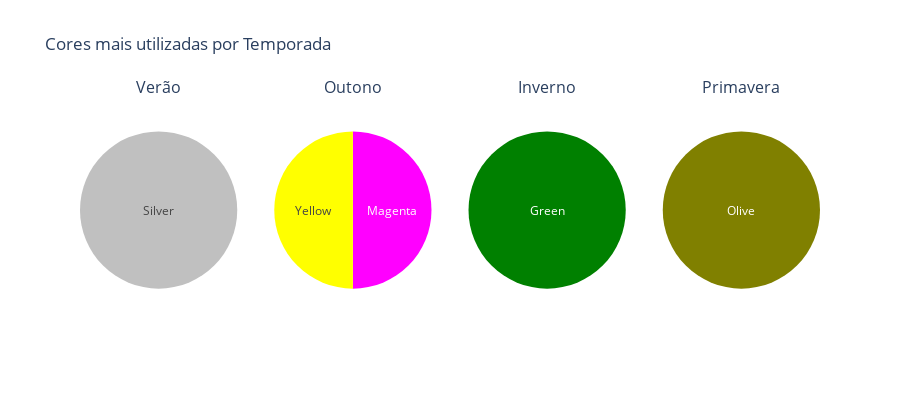

The notebook cell saved with this chart:
### Code cell
import pandas as pd
import plotly.express as px
import plotly.subplots as sp
import plotly.graph_objects as go

# Carregar a base de dados
# df = pd.read_csv("seu_arquivo.csv")

# Contar a frequência de cada cor por temporada
df_colors = df.groupby(["Temporada", "Cor"]).size().reset_index(name="Contagem")

# Encontrar a(s) cor(es) mais usada(s) por temporada
max_counts = df_colors.groupby("Temporada")["Contagem"].transform(max)
df_top_colors = df_colors[df_colors["Contagem"] == max_counts]

# Ordem personalizada das estações
estacoes_ordem = ["Verão", "Outono", "Inverno", "Primavera"]

# Criar um subplot com 1 linha e várias colunas (uma para cada temporada)
fig = sp.make_subplots(
    rows=1, cols=4,  # Uma linha com 4 gráficos
    subplot_titles=estacoes_ordem,
    specs=[[{'type': 'pie'}, {'type': 'pie'}, {'type': 'pie'}, {'type': 'pie'}]]  # Gráficos de pizza
)

# Iterar pelas estações e adicionar gráficos de pizza
for i, estacao in enumerate(estacoes_ordem):
    # Filtrar dados para a estação específica
    df_estacao = df_top_colors[df_top_colors["Temporada"] == estacao]
    
    # Criar o gráfico de pizza para a estação
    fig.add_trace(
        go.Pie(
            labels=df_estacao["Cor"], 
            values=df_estacao["Contagem"],
            name=estacao,
            # hole=0.4,  # Adiciona o buraco no centro para dar o estilo de donut
            textinfo="label",
            marker=dict(
                colors=df_estacao["Cor"]  # Usar a cor correspondente para cada fatia
            )
        ),
        row=1, col=i+1  # Posicionar o gráfico de pizza na coluna correspondente
    )

# Ajustar o layout
fig.update_layout(
    title_text="Cores mais utilizadas por Temporada",
    showlegend=False,
    height=400,
)

# Exibir o gráfico
fig.show()

### Figure 1 — Plotly figure (JSON) as saved in the notebook; plotly's stock layout.template omitted (floating-point values rounded to 4 significant figures)
{"data": [{"domain": {"x": [0, 0.2125], "y": [0, 1]}, "labels": ["Silver"], "marker": {"colors": ["Silver"]}, "name": "Verão", "textinfo": "label", "type": "pie", "values": [59]}, {"domain": {"x": [0.2625, 0.475], "y": [0, 1]}, "labels": ["Magenta", "Yellow"], "marker": {"colors": ["Magenta", "Yellow"]}, "name": "Outono", "textinfo": "label", "type": "pie", "values": [50, 50]}, {"domain": {"x": [0.525, 0.7375], "y": [0, 1]}, "labels": ["Green"], "marker": {"colors": ["Green"]}, "name": "Inverno", "textinfo": "label", "type": "pie", "values": [50]}, {"domain": {"x": [0.7875, 1], "y": [0, 1]}, "labels": ["Olive"], "marker": {"colors": ["Olive"]}, "name": "Primavera", "textinfo": "label", "type": "pie", "values": [52]}], "layout": {"annotations": [{"font": {"size": 16}, "showarrow": false, "text": "Verão", "x": 0.1062, "xanchor": "center", "xref": "paper", "y": 1, "yanchor": "bottom", "yref": "paper"}, {"font": {"size": 16}, "showarrow": false, "text": "Outono", "x": 0.3688, "xanchor": "center", "xref": "paper", "y": 1, "yanchor": "bottom", "yref": "paper"}, {"font": {"size": 16}, "showarrow": false, "text": "Inverno", "x": 0.6313, "xanchor": "center", "xref": "paper", "y": 1, "yanchor": "bottom", "yref": "paper"}, {"font": {"size": 16}, "showarrow": false, "text": "Primavera", "x": 0.8938, "xanchor": "center", "xref": "paper", "y": 1, "yanchor": "bottom", "yref": "paper"}], "height": 400, "showlegend": false, "title": {"text": "Cores mais utilizadas por Temporada"}}}
